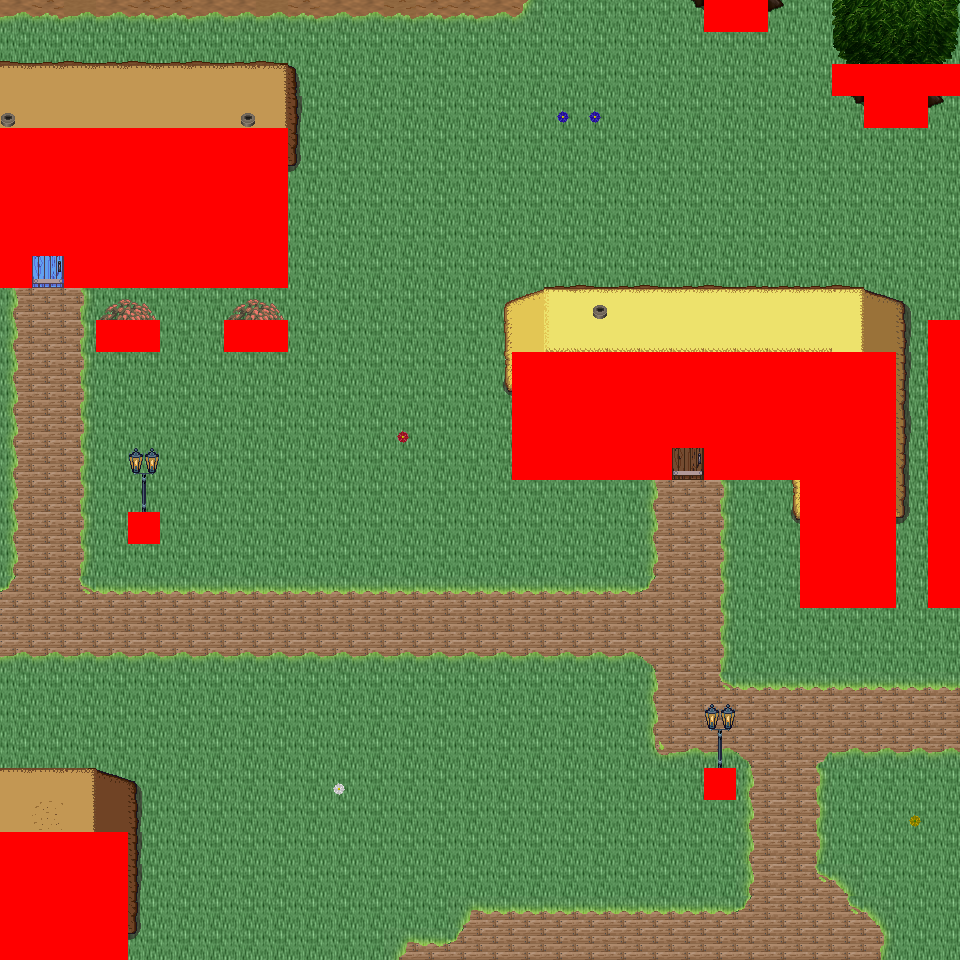

A 2D game scene composited from a Tiled map and its tileset images. What follows is a short description and the map's XML, with each tile layer's data collapsed to a summary:
An orthogonal 30x30 tile map with 32x32 px tiles, 6 tile layers (Ground, Object, Object2, Above, ...), 46 tilesets and 8 objects (8x mapExit).

<map version="1.0" orientation="orthogonal" renderorder="right-down" width="30" height="30" tilewidth="32" tileheight="32" nextobjectid="9">
  <tileset firstgid="1" name="tileset_logic_collision" tilewidth="32" tileheight="32" tilecount="1" columns="1">
    <image source="../drawable/tileset_logic_collision.png" width="32" height="32" />
  </tileset>
  <tileset firstgid="2" name="tileset_ground_ground" tilewidth="32" tileheight="32" tilecount="33" columns="3">
    <image source="../drawable/tileset_ground_ground.png" width="96" height="352" />
  </tileset>
  <tileset firstgid="35" name="tileset_building_castle" tilewidth="32" tileheight="32" tilecount="320" columns="20">
    <image source="../drawable/tileset_building_castle.png" width="640" height="512" />
  </tileset>
  <tileset firstgid="355" name="tileset_item_weapon_cannon" tilewidth="32" tileheight="32" tilecount="12" columns="3">
    <image source="../drawable/tileset_item_weapon_cannon.png" width="96" height="128" />
  </tileset>
  <tileset firstgid="367" name="tileset_item_pot_barrels_1" tilewidth="32" tileheight="32" tilecount="8" columns="4">
    <image source="../drawable/tileset_item_pot_barrels_1.png" width="128" height="64" />
  </tileset>
  <tileset firstgid="375" name="tileset_plant_tree_tree_darkgreen" tilewidth="32" tileheight="32" tilecount="88" columns="8">
    <image source="../drawable/tileset_plant_tree_tree_darkgreen.png" width="256" height="352" />
  </tileset>
  <tileset firstgid="463" name="tileset_building_decoration_chimney_big" tilewidth="32" tileheight="32" tilecount="2" columns="1">
    <image source="../drawable/tileset_building_decoration_chimney_big.png" width="32" height="64" />
  </tileset>
  <tileset firstgid="465" name="tileset_building_door_door" tilewidth="32" tileheight="32" tilecount="6" columns="3">
    <image source="../drawable/tileset_building_door_door.png" width="96" height="64" />
  </tileset>
  <tileset firstgid="471" name="tileset_building_door_closed" tilewidth="32" tileheight="32" tilecount="1" columns="1">
    <image source="../drawable/tileset_building_door_closed.png" width="32" height="32" />
  </tileset>
  <tileset firstgid="472" name="tileset_building_window_window_centered" tilewidth="32" tileheight="32" tilecount="1" columns="1">
    <image source="../drawable/tileset_building_window_window_centered.png" width="32" height="32" />
  </tileset>
  <tileset firstgid="473" name="tileset_plant_bush_bushes" tilewidth="32" tileheight="32" tilecount="10" columns="5">
    <image source="../drawable/tileset_plant_bush_bushes.png" width="160" height="64" />
  </tileset>
  <tileset firstgid="483" name="tileset_furniture_sink_pale_brown_stone" tilewidth="32" tileheight="32" tilecount="4" columns="2">
    <image source="../drawable/tileset_furniture_sink_pale_brown_stone.png" width="64" height="64" />
  </tileset>
  <tileset firstgid="487" name="tileset_logic_item_sheepfood" tilewidth="32" tileheight="32" tilecount="1" columns="1">
    <image source="../drawable/tileset_logic_item_sheepfood.png" width="32" height="32" />
  </tileset>
  <tileset firstgid="488" name="tileset_logic_creature_sheep" tilewidth="32" tileheight="32" tilecount="1" columns="1">
    <image source="../drawable/tileset_logic_creature_sheep.png" width="32" height="32" />
  </tileset>
  <tileset firstgid="489" name="tileset_ground_grass_edges" tilewidth="32" tileheight="32" tilecount="36" columns="12">
    <image source="../drawable/tileset_ground_grass_edges.png" width="384" height="96" />
  </tileset>
  <tileset firstgid="525" name="tileset_ground_grass_corners" tilewidth="32" tileheight="32" tilecount="24" columns="6">
    <image source="../drawable/tileset_ground_grass_corners.png" width="192" height="128" />
  </tileset>
  <tileset firstgid="549" name="tileset_building_decoration_chimney" tilewidth="32" tileheight="32" tilecount="2" columns="1">
    <image source="../drawable/tileset_building_decoration_chimney.png" width="32" height="64" />
  </tileset>
  <tileset firstgid="551" name="tileset_plant_tree_taller_trees" tilewidth="32" tileheight="32" tilecount="32" columns="8">
    <image source="../drawable/tileset_plant_tree_taller_trees.png" width="256" height="128" />
  </tileset>
  <tileset firstgid="583" name="tileset_plant_vine" tilewidth="32" tileheight="32" tilecount="3" columns="1">
    <image source="../drawable/tileset_plant_vine.png" width="32" height="96" />
  </tileset>
  <tileset firstgid="586" name="tileset_logic_item_fruits" tilewidth="32" tileheight="32" tilecount="16" columns="8">
    <image source="../drawable/tileset_logic_item_fruits.png" width="256" height="64" />
  </tileset>
  <tileset firstgid="602" name="tileset_logic_item_vegetable" tilewidth="32" tileheight="32" tilecount="16" columns="8">
    <image source="../drawable/tileset_logic_item_vegetable.png" width="256" height="64" />
  </tileset>
  <tileset firstgid="618" name="tileset_building_fence_fence_chunky" tilewidth="32" tileheight="32" tilecount="21" columns="3">
    <image source="../drawable/tileset_building_fence_fence_chunky.png" width="96" height="224" />
  </tileset>
  <tileset firstgid="639" name="tileset_furniture_light_lamp_blue" tilewidth="32" tileheight="32" tilecount="3" columns="1">
    <image source="../drawable/tileset_furniture_light_lamp_blue.png" width="32" height="96" />
  </tileset>
  <tileset firstgid="642" name="tileset_light_dim_light_7x5" tilewidth="32" tileheight="32" tilecount="35" columns="7">
    <image source="../drawable/tileset_light_dim_light_7x5.png" width="224" height="160" />
  </tileset>
  <tileset firstgid="677" name="tileset_logic_protection" tilewidth="32" tileheight="32" tilecount="2" columns="2">
    <image source="../drawable/tileset_logic_protection.png" width="64" height="32" />
  </tileset>
  <tileset firstgid="679" name="tileset_logic_item_resources" tilewidth="32" tileheight="32" tilecount="6" columns="6">
    <image source="../drawable/tileset_logic_item_resources.png" width="192" height="32" />
  </tileset>
  <tileset firstgid="685" name="tileset_logic_item_mushroom" tilewidth="32" tileheight="32" tilecount="6" columns="6">
    <image source="../drawable/tileset_logic_item_mushroom.png" width="192" height="32" />
  </tileset>
  <tileset firstgid="691" name="tileset_plant_flower_daisy_blue" tilewidth="32" tileheight="32" tilecount="8" columns="2">
    <image source="../drawable/tileset_plant_flower_daisy_blue.png" width="64" height="128" />
  </tileset>
  <tileset firstgid="699" name="tileset_plant_flower_daisy_red" tilewidth="32" tileheight="32" tilecount="8" columns="2">
    <image source="../drawable/tileset_plant_flower_daisy_red.png" width="64" height="128" />
  </tileset>
  <tileset firstgid="707" name="tileset_plant_flower_daisy_white" tilewidth="32" tileheight="32" tilecount="8" columns="2">
    <image source="../drawable/tileset_plant_flower_daisy_white.png" width="64" height="128" />
  </tileset>
  <tileset firstgid="715" name="tileset_plant_flower_daisy_yellow" tilewidth="32" tileheight="32" tilecount="8" columns="2">
    <image source="../drawable/tileset_plant_flower_daisy_yellow.png" width="64" height="128" />
  </tileset>
  <tileset firstgid="723" name="tileset_logic_creature_animal" tilewidth="32" tileheight="32" tilecount="32" columns="8">
    <image source="../drawable/tileset_logic_creature_animal.png" width="256" height="128" />
  </tileset>
  <tileset firstgid="755" name="tileset_logic_creature_rodent" tilewidth="32" tileheight="32" tilecount="8" columns="8">
    <image source="../drawable/tileset_logic_creature_rodent.png" width="256" height="32" />
  </tileset>
  <tileset firstgid="763" name="tileset_item_hen_nest" tilewidth="32" tileheight="32" tilecount="1" columns="1">
    <image source="../drawable/tileset_item_hen_nest.png" width="32" height="32" />
  </tileset>
  <tileset firstgid="764" name="tileset_logic_item_dairy" tilewidth="32" tileheight="32" tilecount="1" columns="1">
    <image source="../drawable/tileset_logic_item_dairy.png" width="32" height="32" />
  </tileset>
  <tileset firstgid="765" name="tileset_plant_flower_red_blue_clusters" tilewidth="32" tileheight="32" tilecount="4" columns="1">
    <image source="../drawable/tileset_plant_flower_red_blue_clusters.png" width="32" height="128" />
  </tileset>
  <tileset firstgid="769" name="tileset_plant_flower_pointed_yellow" tilewidth="32" tileheight="32" tilecount="2" columns="2">
    <image source="../drawable/tileset_plant_flower_pointed_yellow.png" width="64" height="32" />
  </tileset>
  <tileset firstgid="771" name="tileset_building_decoration_banner" tilewidth="32" tileheight="32" tilecount="12" columns="1">
    <image source="../drawable/tileset_building_decoration_banner.png" width="32" height="384" />
  </tileset>
  <tileset firstgid="783" name="tileset_logic_creature_fowl" tilewidth="32" tileheight="32" tilecount="6" columns="6">
    <image source="../drawable/tileset_logic_creature_fowl.png" width="192" height="32" />
  </tileset>
  <tileset firstgid="789" name="tileset_logic_portal" tilewidth="32" tileheight="32" tilecount="24" columns="8">
    <image source="../drawable/tileset_logic_portal.png" width="256" height="96" />
  </tileset>
  <tileset firstgid="813" name="tileset_building_cottage" tilewidth="32" tileheight="32" tilecount="256" columns="16">
    <image source="../drawable/tileset_building_cottage.png" width="512" height="512" />
  </tileset>
  <tileset firstgid="1069" name="tileset_building_roof_thatched_roof" tilewidth="32" tileheight="32" tilecount="256" columns="16">
    <image source="../drawable/tileset_building_roof_thatched_roof.png" width="512" height="512" />
  </tileset>
  <tileset firstgid="1325" name="tileset_building_door_doors" tilewidth="32" tileheight="32" tilecount="256" columns="16">
    <image source="../drawable/tileset_building_door_doors.png" width="512" height="512" />
  </tileset>
  <tileset firstgid="1581" name="tileset_building_window_windows" tilewidth="32" tileheight="32" tilecount="256" columns="16">
    <image source="../drawable/tileset_building_window_windows.png" width="512" height="512" />
  </tileset>
  <tileset firstgid="1837" name="tileset_ground_ground_3" tilewidth="32" tileheight="32" tilecount="5" columns="5">
    <image source="../drawable/tileset_ground_ground_3.png" width="160" height="32" />
  </tileset>
  <tileset firstgid="1842" name="tileset_plant_bush_leafy" tilewidth="32" tileheight="32" tilecount="48" columns="8">
    <image source="../drawable/tileset_plant_bush_leafy.png" width="256" height="192" />
  </tileset>
  <layer name="Ground" width="30" height="30">
    <data>[900 cells, 900 non-empty, 4 distinct tile ids]</data>
  </layer>
  <layer name="Object" width="30" height="30">
    <data>[900 cells, 236 non-empty, 52 distinct tile ids]</data>
  </layer>
  <layer name="Object2" width="30" height="30">
    <data>[900 cells, 28 non-empty, 12 distinct tile ids]</data>
  </layer>
  <layer name="Above" width="30" height="30">
    <data>[900 cells, 181 non-empty, 61 distinct tile ids]</data>
  </layer>
  <layer name="Above2" width="30" height="30">
    <data>[900 cells, 3 non-empty, 2 distinct tile ids]</data>
  </layer>
  <layer name="Walkable" width="30" height="30">
    <data>[900 cells, 142 non-empty, 1 distinct tile ids]</data>
  </layer>
  <objectgroup name="MapEvents">
    <object id="1" name="north" type="mapExit" x="0" y="0" width="704" height="32">
      <properties>
        <property name="map" value="level_0_x2_y42" />
        <property name="x" value="0" />
        <property name="y" value="28" />
      </properties>
    </object>
    <object id="2" name="north2" type="mapExit" x="768" y="0" width="192" height="32">
      <properties>
        <property name="map" value="level_0_x2_y42" />
        <property name="x" value="24" />
        <property name="y" value="28" />
      </properties>
    </object>
    <object id="3" name="south" type="mapExit" x="128" y="928" width="832" height="32">
      <properties>
        <property name="map" value="level_0_x2_y44" />
        <property name="x" value="4" />
        <property name="y" value="1" />
      </properties>
    </object>
    <object id="4" name="west" type="mapExit" x="0" y="0" width="32" height="128">
      <properties>
        <property name="map" value="level_0_x1_y43" />
        <property name="x" value="28" />
        <property name="y" value="0" />
      </properties>
    </object>
    <object id="5" name="west2" type="mapExit" x="0" y="288" width="32" height="544">
      <properties>
        <property name="map" value="level_0_x1_y43" />
        <property name="x" value="28" />
        <property name="y" value="9" />
      </properties>
    </object>
    <object id="6" name="east" type="mapExit" x="928" y="0" width="32" height="64">
      <properties>
        <property name="map" value="level_0_x3_y43" />
        <property name="x" value="1" />
        <property name="y" value="0" />
      </properties>
    </object>
    <object id="7" name="east2" type="mapExit" x="928" y="96" width="32" height="224">
      <properties>
        <property name="map" value="level_0_x3_y43" />
        <property name="x" value="1" />
        <property name="y" value="3" />
      </properties>
    </object>
    <object id="8" name="east3" type="mapExit" x="928" y="608" width="32" height="352">
      <properties>
        <property name="map" value="level_0_x3_y43" />
        <property name="x" value="1" />
        <property name="y" value="19" />
      </properties>
    </object>
  </objectgroup>
</map>
